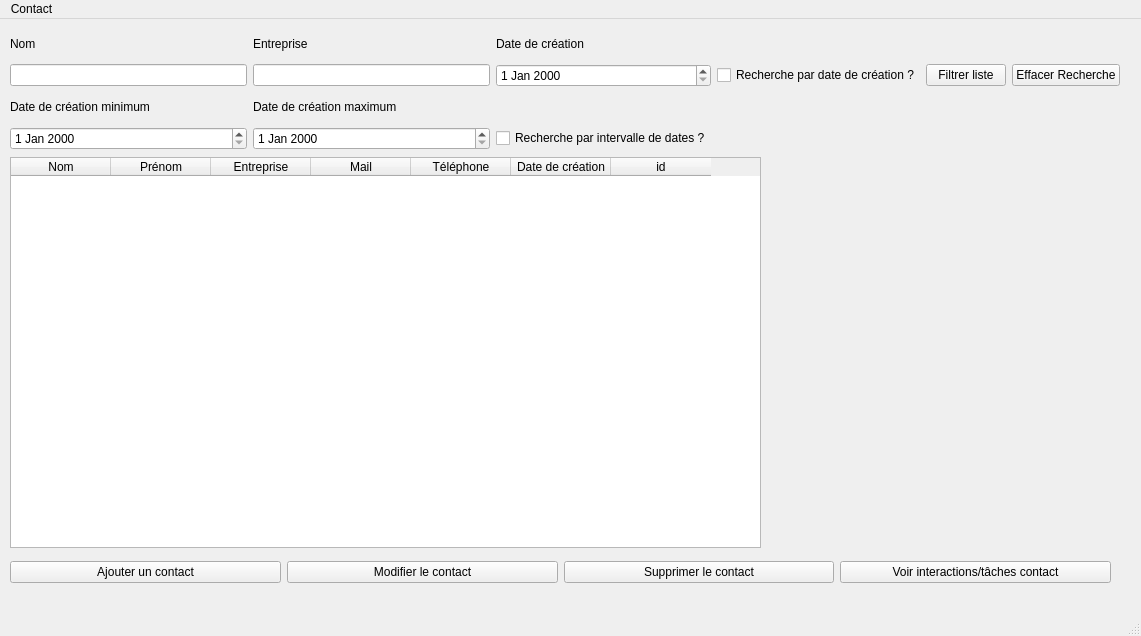
<?xml version="1.0" encoding="UTF-8"?>
<ui version="4.0">
 <class>ListContact</class>
 <widget class="QMainWindow" name="ListContact">
  <property name="geometry">
   <rect>
    <x>0</x>
    <y>0</y>
    <width>1141</width>
    <height>636</height>
   </rect>
  </property>
  <property name="windowTitle">
   <string>Liste des contacs</string>
  </property>
  <widget class="QWidget" name="centralwidget">
   <widget class="QTableWidget" name="DataListContact">
    <property name="geometry">
     <rect>
      <x>10</x>
      <y>138</y>
      <width>751</width>
      <height>391</height>
     </rect>
    </property>
    <property name="editTriggers">
     <set>QAbstractItemView::NoEditTriggers</set>
    </property>
    <property name="selectionMode">
     <enum>QAbstractItemView::SingleSelection</enum>
    </property>
    <property name="selectionBehavior">
     <enum>QAbstractItemView::SelectRows</enum>
    </property>
    <column>
     <property name="text">
      <string>Nom</string>
     </property>
    </column>
    <column>
     <property name="text">
      <string>Prénom</string>
     </property>
    </column>
    <column>
     <property name="text">
      <string>Entreprise</string>
     </property>
    </column>
    <column>
     <property name="text">
      <string>Mail</string>
     </property>
    </column>
    <column>
     <property name="text">
      <string>Téléphone</string>
     </property>
    </column>
    <column>
     <property name="text">
      <string>Date de création</string>
     </property>
    </column>
    <column>
     <property name="text">
      <string>id</string>
     </property>
    </column>
   </widget>
   <widget class="QWidget" name="layoutWidget">
    <property name="geometry">
     <rect>
      <x>10</x>
      <y>538</y>
      <width>1101</width>
      <height>31</height>
     </rect>
    </property>
    <layout class="QHBoxLayout" name="horizontalLayout">
     <item>
      <widget class="QPushButton" name="addContact">
       <property name="text">
        <string>Ajouter un contact</string>
       </property>
      </widget>
     </item>
     <item>
      <widget class="QPushButton" name="seeContact">
       <property name="text">
        <string>Modifier le contact</string>
       </property>
      </widget>
     </item>
     <item>
      <widget class="QPushButton" name="deleteContact">
       <property name="text">
        <string>Supprimer le contact</string>
       </property>
      </widget>
     </item>
     <item>
      <widget class="QPushButton" name="interactionsContact">
       <property name="text">
        <string>Voir interactions/tâches contact</string>
       </property>
      </widget>
     </item>
    </layout>
   </widget>
   <widget class="QWidget" name="layoutWidget">
    <property name="geometry">
     <rect>
      <x>10</x>
      <y>10</y>
      <width>1110</width>
      <height>121</height>
     </rect>
    </property>
    <layout class="QGridLayout" name="layoutFiltre">
     <item row="3" column="3">
      <widget class="QLabel" name="nbContact">
       <property name="text">
        <string/>
       </property>
      </widget>
     </item>
     <item row="1" column="2">
      <widget class="QDateEdit" name="filtreDateCrea">
       <property name="locale">
        <locale language="English" country="UnitedStates"/>
       </property>
      </widget>
     </item>
     <item row="0" column="0">
      <widget class="QLabel" name="label">
       <property name="text">
        <string>Nom</string>
       </property>
      </widget>
     </item>
     <item row="0" column="2">
      <widget class="QLabel" name="label_3">
       <property name="text">
        <string>Date de création</string>
       </property>
      </widget>
     </item>
     <item row="0" column="1">
      <widget class="QLabel" name="label_2">
       <property name="text">
        <string>Entreprise</string>
       </property>
      </widget>
     </item>
     <item row="3" column="1">
      <widget class="QDateEdit" name="dateCreaMaxEdit"/>
     </item>
     <item row="1" column="1">
      <widget class="QLineEdit" name="filtreEntrepriseEdit"/>
     </item>
     <item row="1" column="5">
      <widget class="QPushButton" name="effacerFiltrePb">
       <property name="text">
        <string>Effacer Recherche</string>
       </property>
      </widget>
     </item>
     <item row="1" column="0">
      <widget class="QLineEdit" name="filtreNomEdit"/>
     </item>
     <item row="3" column="2">
      <widget class="QCheckBox" name="dateIntervalleCheckbox">
       <property name="text">
        <string>Recherche par intervalle de dates ?</string>
       </property>
      </widget>
     </item>
     <item row="2" column="0">
      <widget class="QLabel" name="label_4">
       <property name="text">
        <string>Date de création minimum</string>
       </property>
      </widget>
     </item>
     <item row="3" column="0">
      <widget class="QDateEdit" name="dateCreaMinEdit"/>
     </item>
     <item row="2" column="1">
      <widget class="QLabel" name="label_5">
       <property name="text">
        <string>Date de création maximum</string>
       </property>
      </widget>
     </item>
     <item row="1" column="4">
      <widget class="QPushButton" name="fitrerPb">
       <property name="text">
        <string>Filtrer liste</string>
       </property>
      </widget>
     </item>
     <item row="1" column="3">
      <widget class="QCheckBox" name="dateCreaCheckbox">
       <property name="text">
        <string>Recherche par date de création ?</string>
       </property>
      </widget>
     </item>
    </layout>
   </widget>
  </widget>
  <widget class="QMenuBar" name="menubar">
   <property name="geometry">
    <rect>
     <x>0</x>
     <y>0</y>
     <width>1141</width>
     <height>25</height>
    </rect>
   </property>
   <widget class="QMenu" name="menuContact">
    <property name="title">
     <string>Contact</string>
    </property>
    <addaction name="actionAjouter_un_contact"/>
   </widget>
   <addaction name="menuContact"/>
  </widget>
  <widget class="QStatusBar" name="statusbar"/>
  <action name="actionAjouter_un_contact">
   <property name="text">
    <string>Ajouter un contact</string>
   </property>
  </action>
 </widget>
 <resources/>
 <connections/>
</ui>
